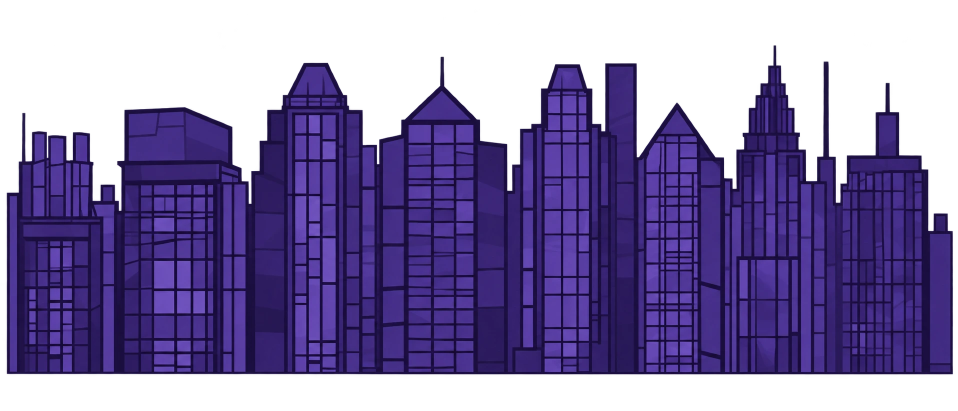
#> input picture art/accueil_assets/ville_lointaine_propre.webp, 1916 x 821 px (shown at 1/2 size); its folder holds 4 pictures in this run
$ python title_assets.py
#> lines starting #> are read from the running program, lines starting #| are printed output that depends on the picture
#!/usr/bin/env python3
"""Prépare les images de l'écran d'accueil à partir de art/accueil_assets/ (maquette validée le 15/10/2026).

    tools/.venv/bin/python tools/title_assets.py

Sorties dans assets/ui/title/ (tailles d'affichage, 1 texel = 1 px écran) :
  facets.png  fond fixe 960x544 : dégradé + facettes de vitrail cernées d'encre (ne défile pas)
  far.png     demi-bande de la ville lointaine (dessinée normale puis retournée : raccord sans couture)
  near.png    demi-bande de la ville proche, idem
  dots.png    bande de trame rose 972x200, motif de 12 px (défile par pas de 12 px)
  vignette.png  voile radial, petite image agrandie (dégradé doux)
  logo.png   le bandeau-titre du logo
  tri.png     triangle blanc (scintillement des facettes, en additif)
  beam.png    faisceau lumineux (tourne autour de son sommet)
  spark.png   étoile à quatre branches blanche (teintée en or par le jeu)
Les facettes suivent le même découpage que title.c (FACET_SIZE) pour que le scintillement tombe juste.
"""
import math
from pathlib import Path

from PIL import Image, ImageDraw, ImageFilter, ImageOps

ROOT = Path(__file__).resolve().parent.parent
SRC = ROOT / "art" / "accueil_assets"
OUT = ROOT / "assets" / "ui" / "title"
W, H = 960, 544
FACET = 58                      # = FACET_SIZE dans src/title.c
PAL = [(59, 31, 168), (106, 63, 209), (154, 124, 240), (201, 182, 255),
       (69, 200, 232), (46, 143, 214), (255, 46, 138), (208, 75, 200)]


def h(a, b):
    x = math.sin(a * 127.1 + b * 311.7) * 43758.5453
    return x - math.floor(x)


def facets():
    img = Image.new("RGB", (W, H), (14, 8, 36))
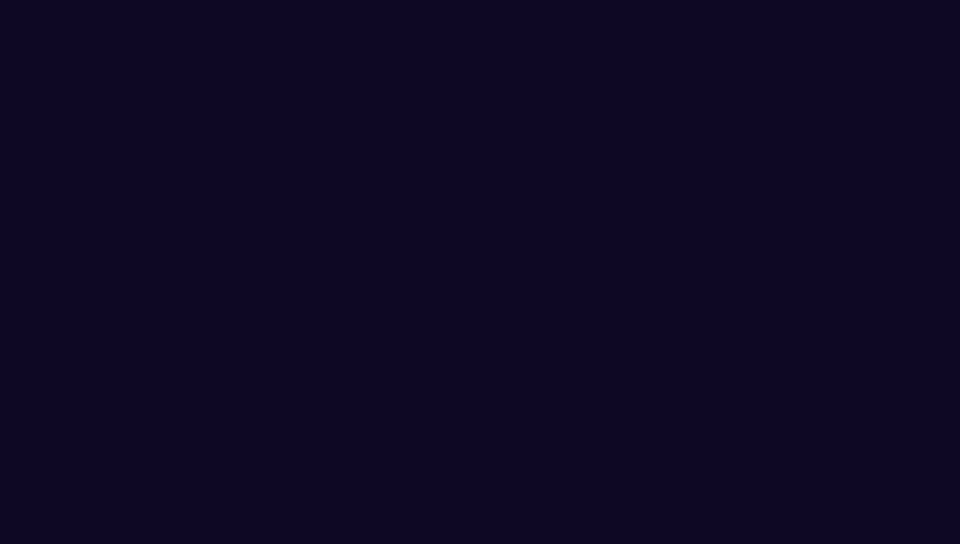
#> img: PIL image 960x544 RGB; mean R, G, B 14, 8, 36
    g = Image.radial_gradient("L").resize((W, H))
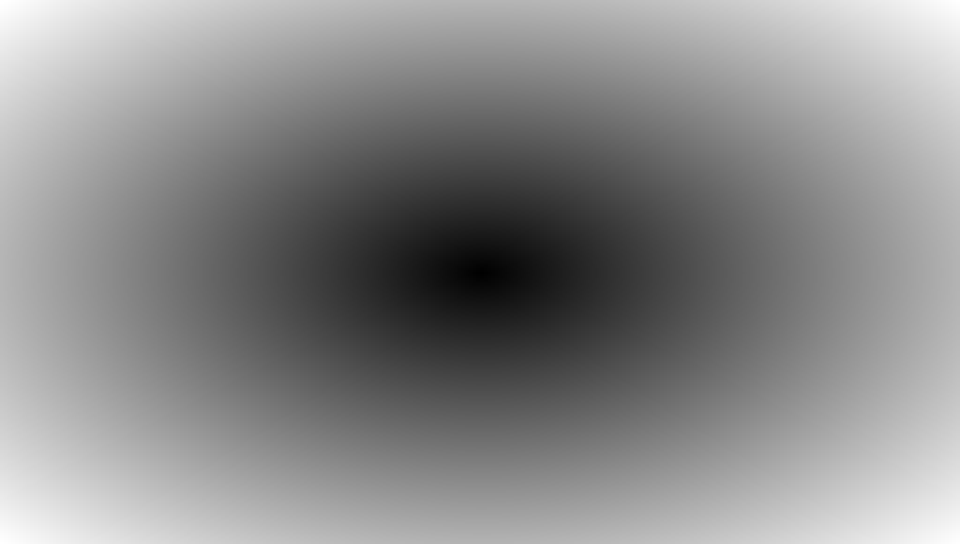
#> g: PIL image 960x544 L; min 0, max 255, mean 138.1
    img = Image.composite(Image.new("RGB", (W, H), (14, 8, 36)), Image.new("RGB", (W, H), (42, 22, 112)), g)
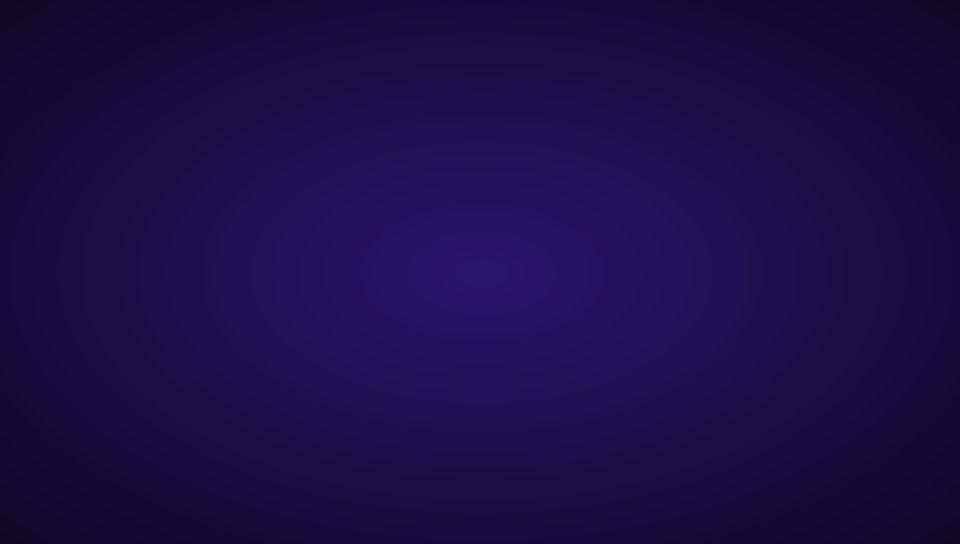
#> img: PIL image 960x544 RGB; mean R, G, B 26.8, 14.4, 70.8
    over = Image.new("RGBA", (W, H))
#> over: PIL image 960x544 RGBA; every value is 0
    d = ImageDraw.Draw(over)
    hh = FACET * .866
    for r in range(-1, int(H / hh) + 2):
        for c in range(-1, int(W / FACET) + 3):
            x0 = c * FACET + (r % 2) * FACET / 2
            y0 = r * hh
            for k, tri in enumerate(([(x0, y0), (x0 + FACET, y0), (x0 + FACET / 2, y0 + hh)],
                                     [(x0 + FACET, y0), (x0 + FACET * 1.5, y0 + hh), (x0 + FACET / 2, y0 + hh)])):
                cx = sum(p[0] for p in tri) / 3
                cy = sum(p[1] for p in tri) / 3
                dist = math.hypot(cx - 480, (cy - 250) * 1.3) / 600
                a = max(0.0, min(1.0, .14 + (1 - dist) * .3))
                col = PAL[int(h(c * 2 + k, r) * len(PAL))]
                d.polygon(tri, fill=col + (int(a * 255),))
                d.line(tri + [tri[0]], fill=(14, 8, 36, 220), width=2)
    img = img.convert("RGBA")
#> img: PIL image 960x544 RGBA
    img.alpha_composite(over)
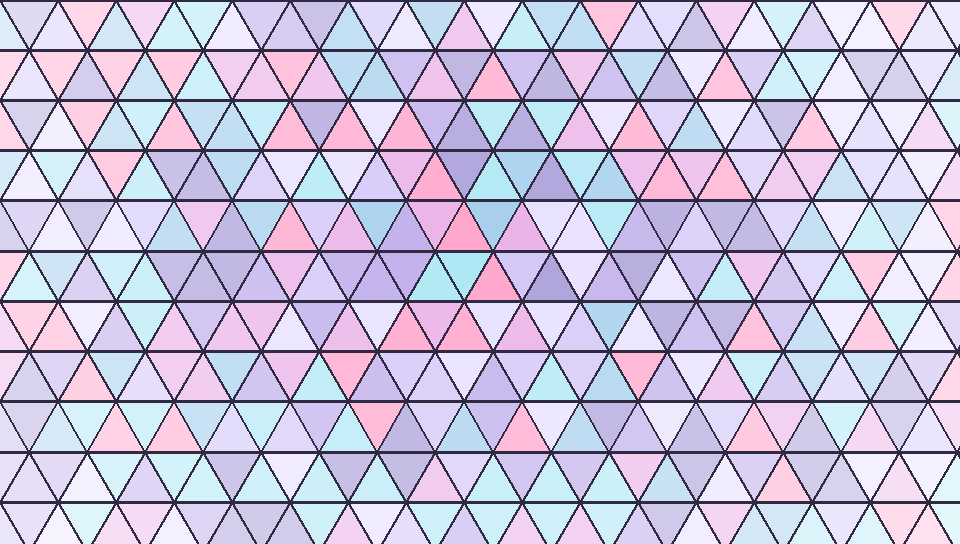
#> over: PIL image 960x544 RGBA; mean R, G, B, A 119.1, 95.5, 183.5, 91.3; transparent parts drawn white
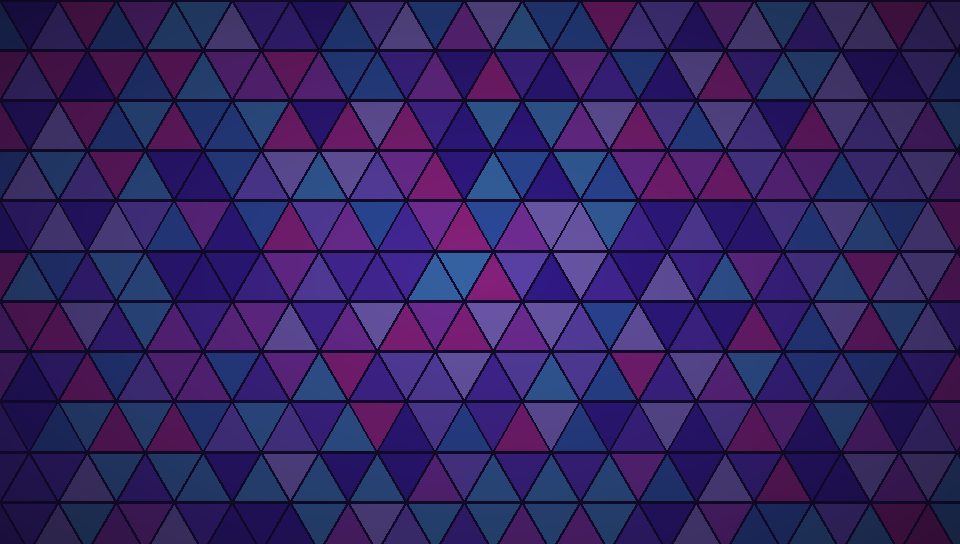
#> img: PIL image 960x544 RGBA; mean R, G, B, A 51.1, 36.1, 98.4, 255
    return img.convert("RGB")


def city(name):
#> called with name = 'ville_lointaine_propre.webp'
    im = Image.open(SRC / name).convert("RGBA")
#> im is the input picture: PIL image 1916x821 RGBA; mean R, G, B, A 34.4, 22.4, 69.8, 151.1
    return im.crop(im.getchannel("A").point(lambda v: 255 if v > 20 else 0).getbbox())
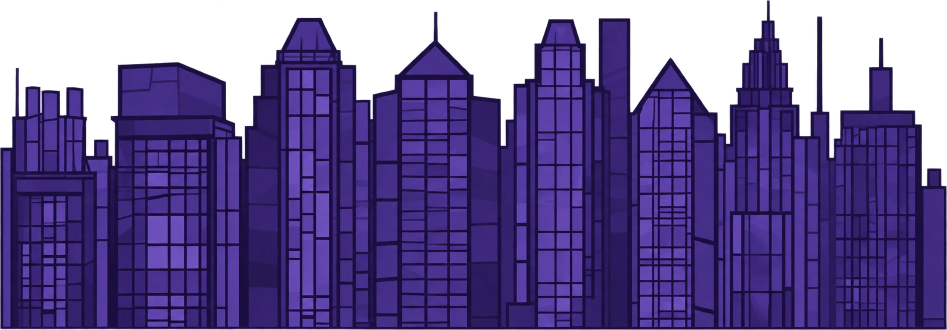
#> returned value: PIL image 1893x659 RGBA (shown at 1/2 size); mean R, G, B, A 43.2, 28.2, 87.5, 190.5; transparent parts drawn white


def fit(im, width=None, height=None):
#> called with width = 1000
    if width:
        return im.resize((width, round(im.height * width / im.width)), Image.LANCZOS)
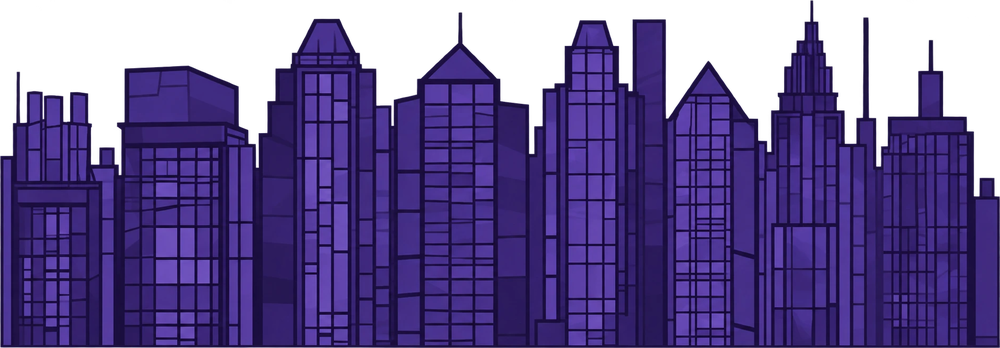
#> returned value: PIL image 1000x348 RGBA; mean R, G, B, A 42.7, 27.9, 86.8, 190.5; transparent parts drawn white
    return im.resize((round(im.width * height / im.height), height), Image.LANCZOS)


def dots():
    band = Image.new("RGBA", (972, 200))
    d = ImageDraw.Draw(band)
    for y in range(6, 200, 12):
        for x in range(6, 972, 12):
            d.ellipse((x - 2, y - 2, x + 2, y + 2), fill=(255, 46, 138, 153))
    mask = Image.linear_gradient("L").resize((972, 200)).point(lambda v: min(255, int(v / .85)))
    a = band.getchannel("A").point(lambda v: v)
    band.putalpha(Image.composite(a, Image.new("L", a.size, 0), mask))
    return band


def vignette():
    g = Image.radial_gradient("L").resize((240, 136))           # 0 au centre -> 255 au bord
    a = g.point(lambda v: int(max(0, (v / 255 - .35) / .65) * .7 * 255))
    v = Image.new("RGBA", g.size, (14, 8, 36, 0))
    v.putalpha(a)
    return v


def tri():
    t = Image.new("L", (64, 56), 0)
    ImageDraw.Draw(t).polygon([(0, 0), (64, 0), (32, 56)], fill=255)
    return Image.merge("RGBA", (Image.new("L", t.size, 255),) * 3 + (t,))


def beam():
    b = Image.new("L", (360, 680), 0)
    ImageDraw.Draw(b).polygon([(150, 0), (210, 0), (360, 680), (0, 680)], fill=255)
    fade = Image.linear_gradient("L").resize((360, 680)).point(lambda v: int((255 - v) * .2))
    alpha = Image.composite(fade, Image.new("L", b.size, 0), b).filter(ImageFilter.GaussianBlur(6))
    return Image.merge("RGBA", (Image.new("L", b.size, 255),) * 3 + (alpha,))


def spark():
    s = Image.new("L", (64, 64), 0)
    pts = [(32 + math.cos(i * math.pi / 4 - math.pi / 2) * (32 if i % 2 == 0 else 7.7),
            32 + math.sin(i * math.pi / 4 - math.pi / 2) * (32 if i % 2 == 0 else 7.7)) for i in range(8)]
    ImageDraw.Draw(s).polygon(pts, fill=255)
    return Image.merge("RGBA", (Image.new("L", s.size, 255),) * 3 + (s,))


def main():
    OUT.mkdir(parents=True, exist_ok=True)
    out = {
        "facets.png": facets(),
        "far.png": fit(city("ville_lointaine_propre.webp"), width=1000),
        "near.png": fit(city("ville_proche_propre.webp"), width=1300),
        "dots.png": dots(),
        "vignette.png": vignette(),
        "logo.png": fit(Image.open(SRC / "logo_titre.png").convert("RGBA"), width=470),
        "tri.png": tri(),
        "beam.png": beam(),
        "spark.png": spark(),
    }
    for name, im in out.items():
        im.save(OUT / name, optimize=True)
        print(f"  {name:13s} {im.width}x{im.height}  {(OUT / name).stat().st_size // 1024} Ko")


if __name__ == "__main__":
#> (the run stopped early here; a loop or call above may not have finished)
